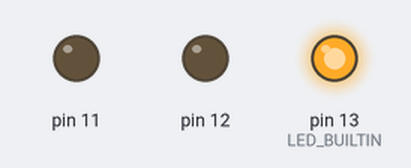
This sketch was run on a simulated Arduino Uno, built with avr-gcc and run on an emulated ATmega328P. On the bench: output pins drawn as LEDs (lit = HIGH).

Above: at 0.2 s.
At 1.7 s:
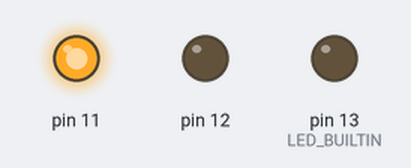
At 3.2 s:
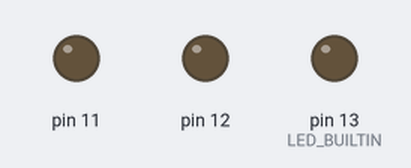
At 7.7 s:
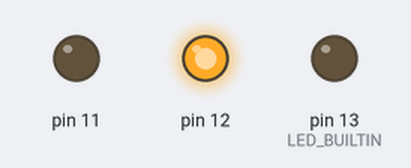
Timing chart, 0 to 8.1 s (numbered marks = the images above):
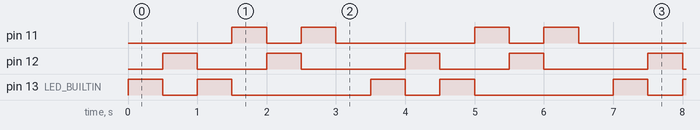

The sketch:

semaforo.ino
```cpp
// C++ code
//
void setup()
{
  pinMode(LED_BUILTIN, OUTPUT);
  pinMode(12, OUTPUT);
  pinMode(11, OUTPUT);
}

void loop()
{
  digitalWrite(LED_BUILTIN, HIGH);
  delay(500); // Wait for 1000 millisecond(s)
  digitalWrite(LED_BUILTIN, LOW);
  digitalWrite(12, HIGH);
  delay(500); // Wait for 1000 millisecond(s)
  digitalWrite(12, LOW);
  digitalWrite(LED_BUILTIN, HIGH);
  delay(500); // Wait for 1000 millisecond(s)
  digitalWrite(LED_BUILTIN, LOW);
  digitalWrite(11, HIGH);
  delay(500); // Wait for 1000 millisecond(s)
  digitalWrite(11, LOW);
  digitalWrite(12, HIGH);
  delay(500); // Wait for 1000 millisecond(s)
  digitalWrite(12, LOW);
  digitalWrite(11, HIGH);
  delay(500); // Wait for 1000 millisecond(s)
  digitalWrite(11, LOW);
  digitalWrite(10, HIGH);
  delay(500); // Wait for 1000 millisecond(s)
  digitalWrite(10, LOW);
}
```

Measured:
- by itself, pin 11, pin 13 (LED_BUILTIN): repeats every 3.5 s: LOW 0.50 s, HIGH 0.50 s, LOW 2.0 s, HIGH 0.50 s
- by itself, pin 12: repeats every 3.5 s: LOW 1.0 s, HIGH 0.50 s, LOW 1.5 s, HIGH 0.50 s
- by itself, everything shown: repeats every 3.5 s, in 7 steps
